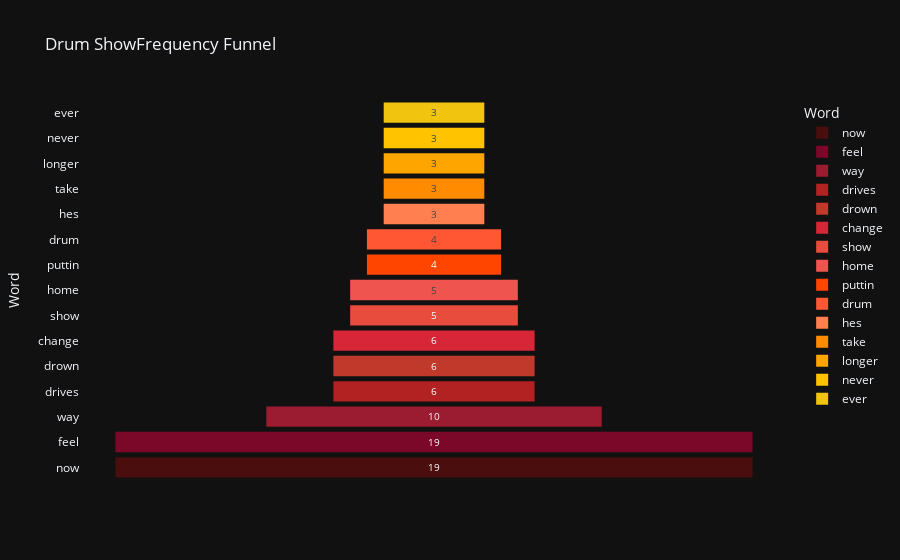

The code cell stored with this chart in its notebook:
### Markdown cell above
### Drum Show Funnel Chart

### Code cell
df_counts = pd.DataFrame(counts.most_common(15), columns=['Word', 'Count'])

fig = px.funnel(df_counts, x='Count', y='Word',
                title='Drum ShowFrequency Funnel',
                color = 'Word',
                color_discrete_sequence=warm_colors)
fig.show()

### Figure 1 — Plotly figure (JSON) as saved in the notebook; plotly's stock layout.template omitted (floating-point values rounded to 4 significant figures)
{"data": [{"hovertemplate": "Word=%{y}<br>Count=%{x}<extra></extra>", "legendgroup": "now", "marker": {"color": "#4A0E0E"}, "name": "now", "orientation": "h", "showlegend": true, "x": [19], "xaxis": "x", "y": ["now"], "yaxis": "y", "type": "funnel"}, {"hovertemplate": "Word=%{y}<br>Count=%{x}<extra></extra>", "legendgroup": "feel", "marker": {"color": "#7B0828"}, "name": "feel", "orientation": "h", "showlegend": true, "x": [19], "xaxis": "x", "y": ["feel"], "yaxis": "y", "type": "funnel"}, {"hovertemplate": "Word=%{y}<br>Count=%{x}<extra></extra>", "legendgroup": "way", "marker": {"color": "#9B1B30"}, "name": "way", "orientation": "h", "showlegend": true, "x": [10], "xaxis": "x", "y": ["way"], "yaxis": "y", "type": "funnel"}, {"hovertemplate": "Word=%{y}<br>Count=%{x}<extra></extra>", "legendgroup": "drives", "marker": {"color": "#B22222"}, "name": "drives", "orientation": "h", "showlegend": true, "x": [6], "xaxis": "x", "y": ["drives"], "yaxis": "y", "type": "funnel"}, {"hovertemplate": "Word=%{y}<br>Count=%{x}<extra></extra>", "legendgroup": "drown", "marker": {"color": "#C0392B"}, "name": "drown", "orientation": "h", "showlegend": true, "x": [6], "xaxis": "x", "y": ["drown"], "yaxis": "y", "type": "funnel"}, {"hovertemplate": "Word=%{y}<br>Count=%{x}<extra></extra>", "legendgroup": "change", "marker": {"color": "#D72638"}, "name": "change", "orientation": "h", "showlegend": true, "x": [6], "xaxis": "x", "y": ["change"], "yaxis": "y", "type": "funnel"}, {"hovertemplate": "Word=%{y}<br>Count=%{x}<extra></extra>", "legendgroup": "show", "marker": {"color": "#E74C3C"}, "name": "show", "orientation": "h", "showlegend": true, "x": [5], "xaxis": "x", "y": ["show"], "yaxis": "y", "type": "funnel"}, {"hovertemplate": "Word=%{y}<br>Count=%{x}<extra></extra>", "legendgroup": "home", "marker": {"color": "#F0544F"}, "name": "home", "orientation": "h", "showlegend": true, "x": [5], "xaxis": "x", "y": ["home"], "yaxis": "y", "type": "funnel"}, {"hovertemplate": "Word=%{y}<br>Count=%{x}<extra></extra>", "legendgroup": "puttin", "marker": {"color": "#FF4500"}, "name": "puttin", "orientation": "h", "showlegend": true, "x": [4], "xaxis": "x", "y": ["puttin"], "yaxis": "y", "type": "funnel"}, {"hovertemplate": "Word=%{y}<br>Count=%{x}<extra></extra>", "legendgroup": "drum", "marker": {"color": "#FF5733"}, "name": "drum", "orientation": "h", "showlegend": true, "x": [4], "xaxis": "x", "y": ["drum"], "yaxis": "y", "type": "funnel"}, {"hovertemplate": "Word=%{y}<br>Count=%{x}<extra></extra>", "legendgroup": "hes", "marker": {"color": "#FF7F50"}, "name": "hes", "orientation": "h", "showlegend": true, "x": [3], "xaxis": "x", "y": ["hes"], "yaxis": "y", "type": "funnel"}, {"hovertemplate": "Word=%{y}<br>Count=%{x}<extra></extra>", "legendgroup": "take", "marker": {"color": "#FF8C00"}, "name": "take", "orientation": "h", "showlegend": true, "x": [3], "xaxis": "x", "y": ["take"], "yaxis": "y", "type": "funnel"}, {"hovertemplate": "Word=%{y}<br>Count=%{x}<extra></extra>", "legendgroup": "longer", "marker": {"color": "#FFA500"}, "name": "longer", "orientation": "h", "showlegend": true, "x": [3], "xaxis": "x", "y": ["longer"], "yaxis": "y", "type": "funnel"}, {"hovertemplate": "Word=%{y}<br>Count=%{x}<extra></extra>", "legendgroup": "never", "marker": {"color": "#FFC300"}, "name": "never", "orientation": "h", "showlegend": true, "x": [3], "xaxis": "x", "y": ["never"], "yaxis": "y", "type": "funnel"}, {"hovertemplate": "Word=%{y}<br>Count=%{x}<extra></extra>", "legendgroup": "ever", "marker": {"color": "#F1C40F"}, "name": "ever", "orientation": "h", "showlegend": true, "x": [3], "xaxis": "x", "y": ["ever"], "yaxis": "y", "type": "funnel"}], "layout": {"xaxis": {"anchor": "y", "domain": [0.0, 1.0], "title": {"text": "Count"}}, "yaxis": {"anchor": "x", "domain": [0.0, 1.0], "title": {"text": "Word"}, "categoryorder": "array", "categoryarray": ["ever", "never", "longer", "take", "hes", "drum", "puttin", "home", "show", "change", "drown", "drives", "way", "feel", "now"]}, "legend": {"title": {"text": "Word"}, "tracegroupgap": 0}, "title": {"text": "Drum ShowFrequency Funnel"}}}
